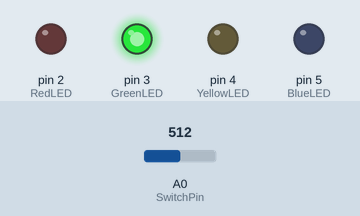
Recording of a sketch running on a simulated Arduino Uno, built with avr-gcc and run on an emulated ATmega328P. On the bench: output pins drawn as LEDs (lit = HIGH). Inputs (shaded band) come from the test bench; at power-on: A0 (SwitchPin) = 512.

Above: at 1.2 s.
1.3 s: A0 (SwitchPin) set to 390
At 2.1 s:
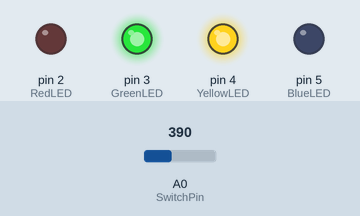
2.9 s: A0 (SwitchPin) set to 410
At 4.0 s:
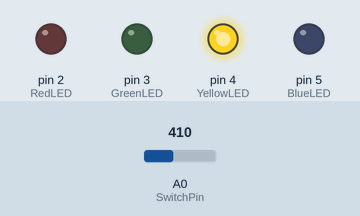
4.5 s: A0 (SwitchPin) set to 306
At 5.7 s:
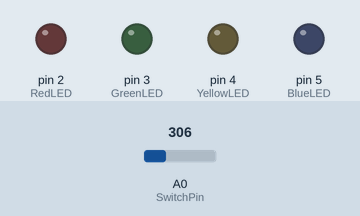
6.1 s: A0 (SwitchPin) set to 216
7.6 s: A0 (SwitchPin) set to 181
At 8.3 s:
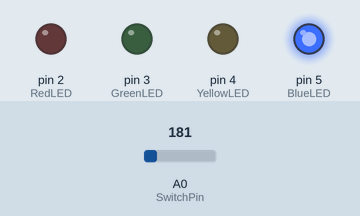
9.1 s: A0 (SwitchPin) set to 122
At 9.5 s:
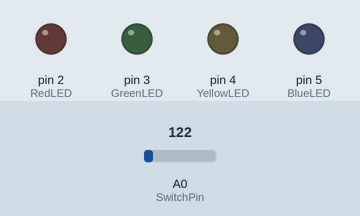
Timing chart, 0 to 11.6 s (numbered marks = the images above; inputs shaded):
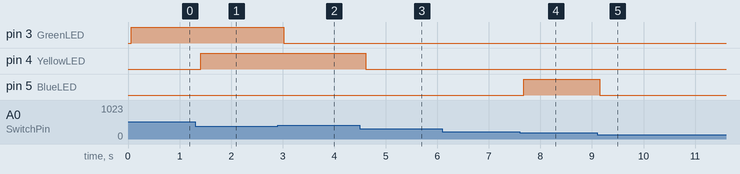

The sketch:

MultipleButtons_1AnalogInput.ino
```cpp
/*
Sketch to show multiple digital inputs on a single Analog Channel

Values valid for 5V input
1 is 700-702
2 is 489-490
3 is 324-325
4 is 172-173

Each switch turns on and off a certain color LED.

*/
//Define LED Pins
int RedLED = 2;
int GreenLED = 3;
int YellowLED = 4;
int BlueLED = 5;

//Initialize LED Activitiy Variables

int Red = 0;
int Green = 0;
int Yellow = 0;
int Blue = 0;


//Define input variable
int SwitchValue = 0;
int SwitchPin = A0;

//Define Debounce variables
int state = 0; //LED state - May not need this
int debounceDelay = 50; //switch delay in ms
int time = 0;
int current_state = 0;
int counter = 0;

void setup() {
  //Declare LED Pins as Output
  pinMode(RedLED, OUTPUT);
  pinMode(GreenLED, OUTPUT);
  pinMode(YellowLED, OUTPUT);
  pinMode(BlueLED, OUTPUT);
  Serial.begin(9600);
}

void loop() {
  //Read Analog Pin Value
  if (millis() != time) {
  SwitchValue = analogRead(SwitchPin);
    if (SwitchValue == current_state && counter > 0) {
      counter--;
    }
    if (SwitchValue != current_state) {
      counter++;
    }
    if (counter >= debounceDelay) {
      counter = 0;
      current_state = SwitchValue;
      if (SwitchValue > 0) {
           //Choose which LED to activate
           SwitchAction(SwitchValue);
      }
    }
    time = millis();
  }

}

void SwitchAction(int) {

  if (SwitchValue > 700){
     LEDState(Red,RedLED);
     Red = state;
  } else if (SwitchValue < 700 && SwitchValue > 400){
     LEDState(Green,GreenLED);
     Green = state;
  } else if (SwitchValue < 400 && SwitchValue > 300){
     LEDState(Yellow,YellowLED);
     Yellow = state;
  } else if (SwitchValue > 100 && SwitchValue < 200){
     LEDState(Blue,BlueLED);
     Blue = state;
  }

}

void LEDState (int val, int LEDPin) {
  if (val == 1) {
       digitalWrite(LEDPin, LOW);
       state = 0;
     } else {
       digitalWrite(LEDPin, HIGH);
       state = 1;
     }

}
```

Measured:
- the behaviour switches between 200 and 199 on A0 (SwitchPin) (found by bisection; images 3 and 4)
- after the input at 1.3 s, pin 4 (YellowLED): LOW → HIGH after 0.11 s
- after the input at 2.9 s, pin 3 (GreenLED): HIGH → LOW after 0.13 s
- after the input at 4.5 s, pin 4 (YellowLED): HIGH → LOW after 0.11 s
- after the input at 6.1 s, every drawn part: stays the same
- after the input at 7.6 s, pin 5 (BlueLED): LOW → HIGH after 0.08 s
- after the input at 9.1 s, pin 5 (BlueLED): HIGH → LOW after 0.05 s
